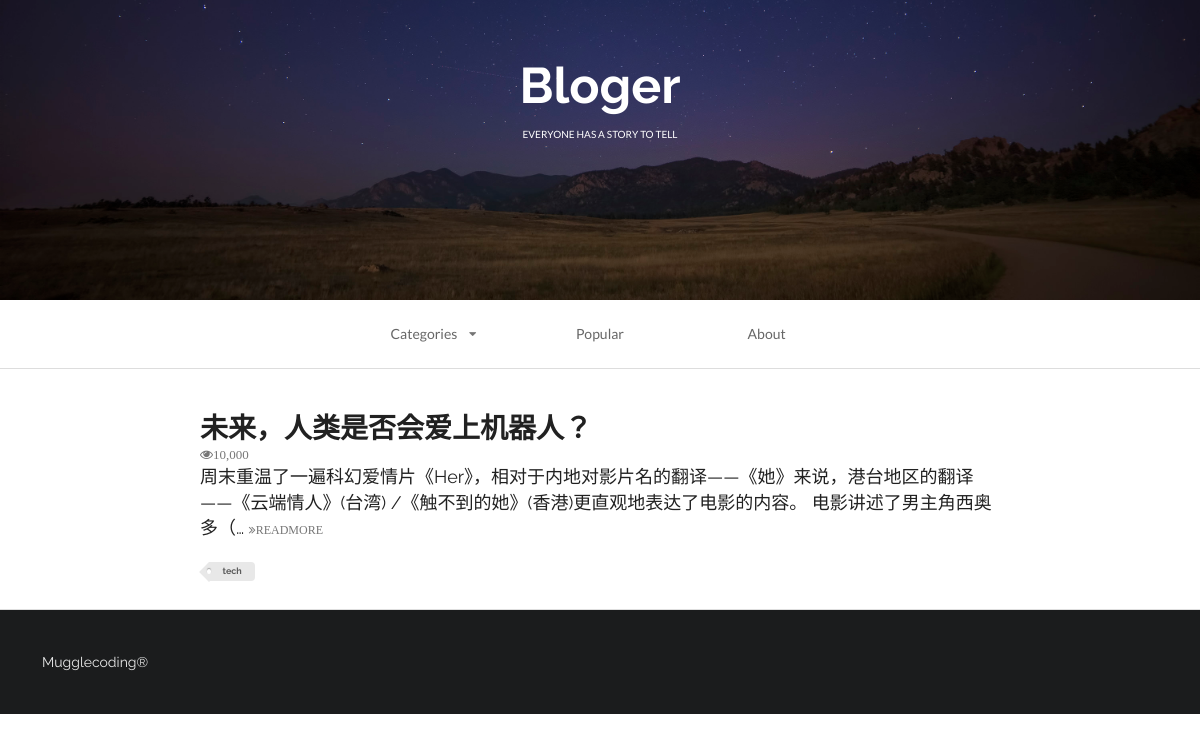
/index/?tag=tech, run on the app's committed database.
### redmine_web/models.py (models this page shows, shortened)
class Ariticle(models.Model):
    headline = models.CharField(null=True, blank=True, max_length=500)
    content = models.TextField(null=True, blank=True)
    TAG_CHOICE = (
        ('tech', 'Tech'),
        ('life', 'Life')
    )
    tag = models.CharField(null=True, blank=True, max_length=500, choices=TAG_CHOICE)

### redmine_web/views.py (the view)
# urls.py: path('index/', index, name='index'),
def index(request):
    queryset = request.GET.get('tag')
    if queryset:
        article_list = Ariticle.objects.filter(tag=queryset)
    else:
        article_list = Ariticle.objects.all()
    context = {}
    context['article_list1'] = article_list
    index_page = render(request, 'first_web_2.html', context)
    return index_page

### templates/first_web_2.html (shortened to what this page needs)
<!DOCTYPE html>
{% load staticfiles %}
<html>
    <head>
        <link rel="stylesheet" href="{% static 'css/semantic.css' %}"  media="screen" title="no title" charset="utf-8">
    </head>
    <body>
        <div class="ui inverted vertical  segment masthead">
            <h1 class="ui center aligned header blogslogon" style="font-size:50px;font-family: 'Raleway', sans-serif!important;">
                Bloger
                <p class="ui sub header">
                    everyone has a story to tell
                </p>
            </h1>
        </div>
        <div class="ui container nav">
            <div class="ui borderless text three item menu ">
                <div class="ui simple dropdown  item">
                    Categories
                    <i class="dropdown icon"></i>
                </div>
                <a class="item">
                    Popular
                </a>
                <a class="item">
                    About
                </a>
            </div>
        </div>
        <div class="ui divider"></div>
        <div class="ui  vertical segment">
            {% for article in article_list1 %}
                <div class="ui container vertical segment">
                    <a href="#">
                        <h1 class="ui header">
                            {{ article.headline }}
                        </h1>
                    </a>
                    <i class="icon grey small unhide">10,000</i>
                    <p>
                        {{ article.content | truncatechars:100 }}
                        <a href="#">
                            <i class="angle tiny double grey right icon">READMORE</i>
                        </a>
                    </p>
                    <div class="ui mini  tag label">
                        {{ article.tag }}
                    </div>
                </div>
            {% endfor %}
        </div>
        <div class="ui inverted  vertical very padded  segment">
            Mugglecoding®
        </div>
    </body>
</html>

### data on the page
Ariticle: headline "未来，人类是否会爱上机器人？", content "周末重温了一遍科幻爱情片《Her》，相对于内地对影片名的翻译——《她》来说，港台地区的翻译——《云端情人》(台湾) /《触不到的她》(香港)更直观地表达了电影的内容。 电影讲述了男主角西奥多（…", tag "tech"
